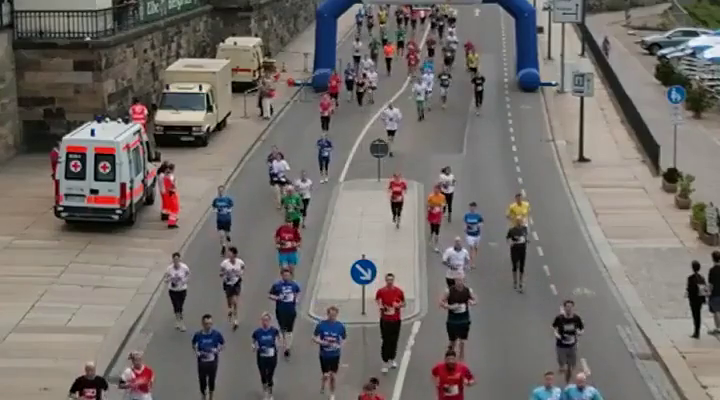
#> input picture frame 15 of Media Files/input_videos/vid_2.mp4, 720 x 400 px, given in place of vid_1.mp4, which was not available
$ python 03_video-flipping.py
#> lines starting #> are read from the running program, lines starting #| are printed output that depends on the picture
import cv2

cap = cv2.VideoCapture('../Media Files/input_videos/vid_1.mp4')  # Open a video file

# Changing the video properties (0 to 18), given in:
# http://docs.opencv.org/modules/highgui/doc/reading_and_writing_images_and_video.html#videocapture-get
# cap.set(3, 320)     # Setting width to 320
# cap.set(4, 240)     # Setting height to 240

# More about Fourcc https://en.wikipedia.org/wiki/FourCC
fourcc = cv2.VideoWriter_fourcc(*'XVID')                    # Set Video format to XVID
frame_size = (1280, 720)                                     # Set Output video frame size to 640 x 480
file_name = "../Media Files/output_videos/vid_1.avi"                       # Output file name
frames_per_second = 20                                      # Number of frames to save per second

out = cv2.VideoWriter(file_name, fourcc, frames_per_second, frame_size)         # Video Writer Object

while cap.isOpened():
    ret, frame = cap.read()
#> frame is the input picture: shape (400, 720, 3); mean B, G, R 106.7, 110.3, 115.7

    if ret:
        cv2.imshow('Original', frame)

        # 0 -> Horizontally Flip
        # 1 -> Vertically Flip
        # -1 -> Flip on both axis
        frame = cv2.flip(frame, 1)                          # Flip the frame
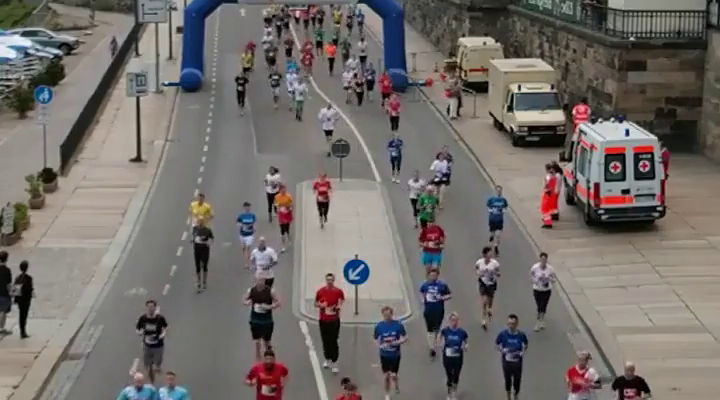
#> frame: shape (400, 720, 3); mean B, G, R 106.7, 110.3, 115.7
        out.write(frame)                                    # Write the flipped frame

        cv2.imshow('Flipped', frame)
        if cv2.waitKey(1) & 0xFF == ord('q'):
#> (key q is pressed here)
            break
    else:
        break

cap.release()
out.release()                                               # Release output video memory
cv2.destroyAllWindows()

$ run again, starting later in the video
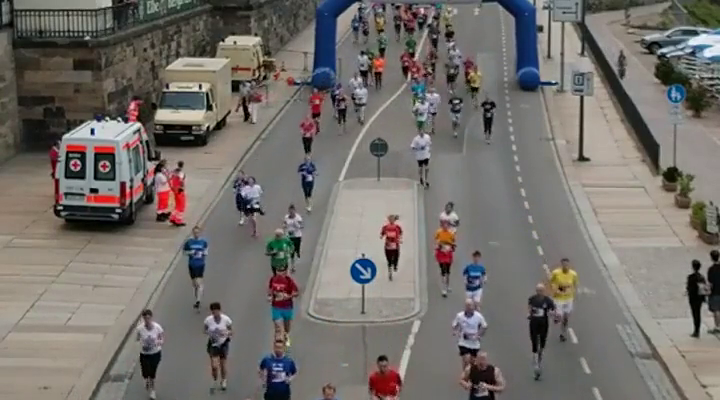
#> input picture frame 67 of Media Files/input_videos/vid_2.mp4, 720 x 400 px, given in place of vid_1.mp4, which was not available
#> frame is the input picture: shape (400, 720, 3); mean B, G, R 107.4, 111.9, 116.3
#> `frame = cv2.flip(frame, 1)`:
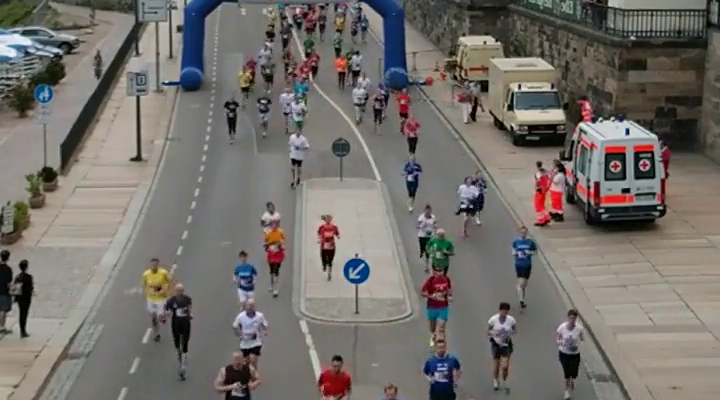
#> frame: shape (400, 720, 3); mean B, G, R 107.4, 111.9, 116.3

$ run again, starting later in the video
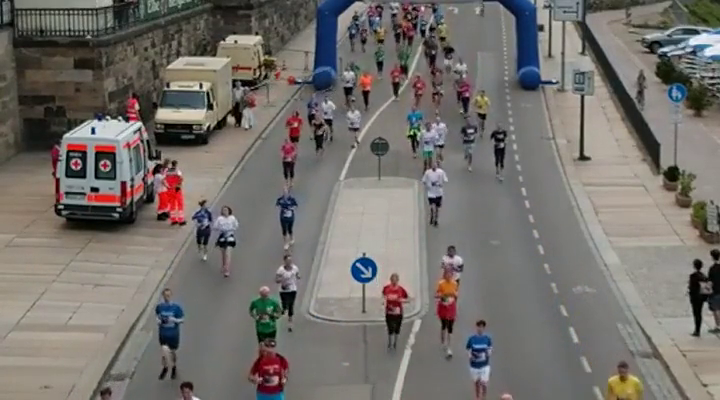
#> input picture frame 120 of Media Files/input_videos/vid_2.mp4, 720 x 400 px, given in place of vid_1.mp4, which was not available
#> frame is the input picture: shape (400, 720, 3); mean B, G, R 108.1, 112.6, 116.6
#> `frame = cv2.flip(frame, 1)`:
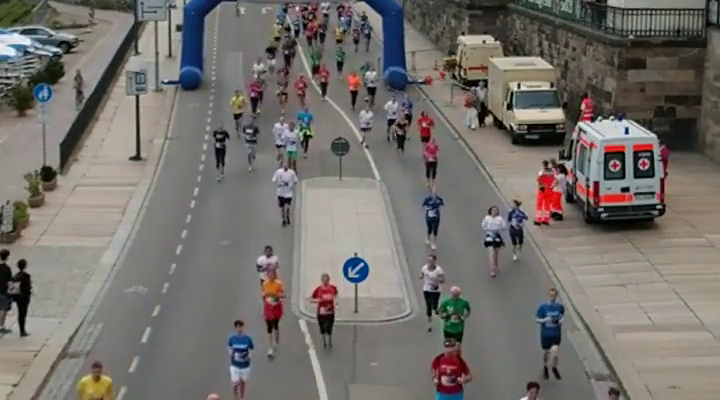
#> frame: shape (400, 720, 3); mean B, G, R 108.1, 112.6, 116.6
